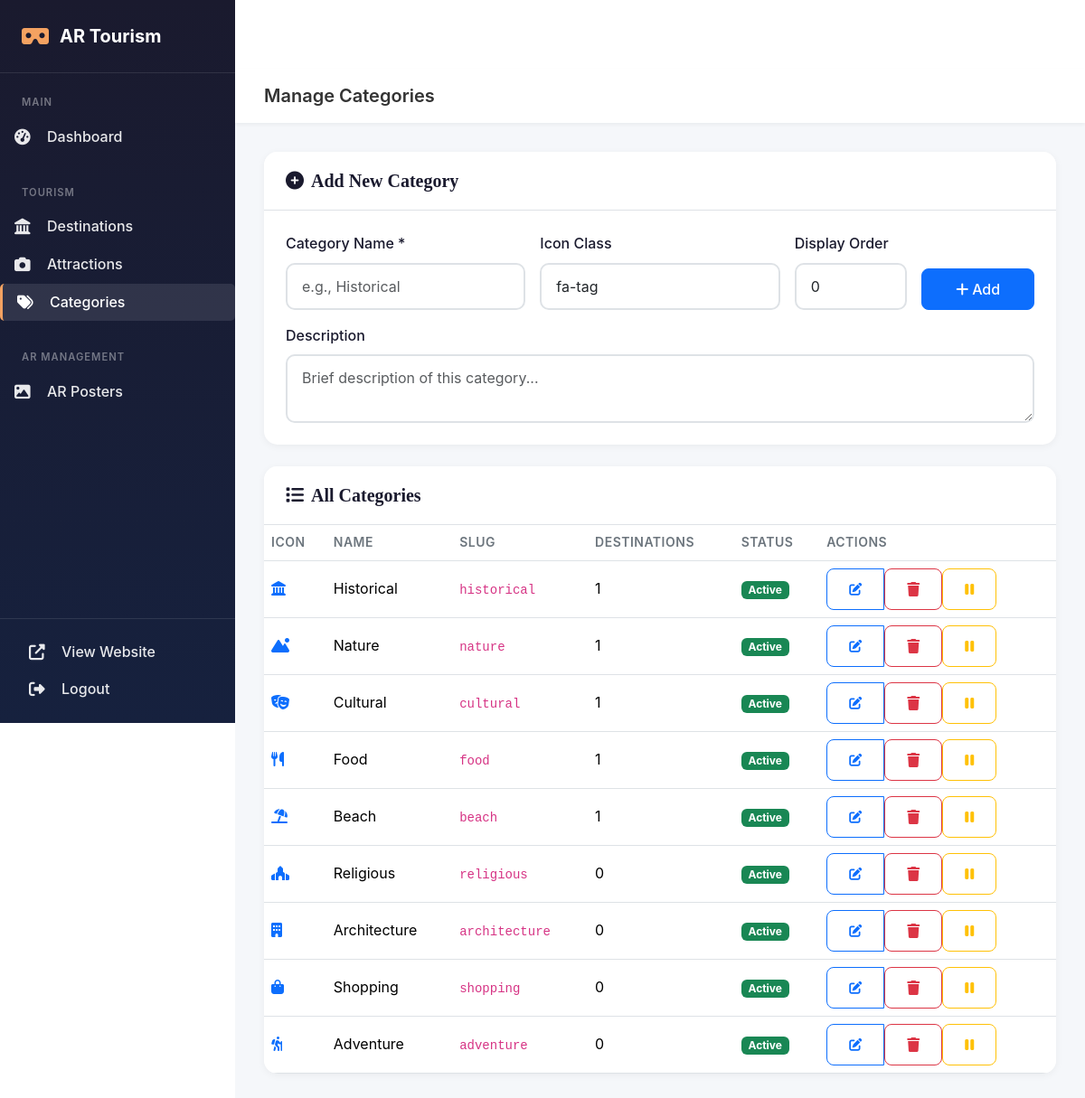
Page /admin/categories/index.php (signed in) on the committed database.
### tables this page shows
CREATE TABLE categories (
    id INT AUTO_INCREMENT PRIMARY KEY,
    name VARCHAR(100) NOT NULL,
    slug VARCHAR(100) NOT NULL UNIQUE,
    description TEXT,
    icon VARCHAR(50),
    status ENUM('active', 'inactive') DEFAULT 'active',
    display_order INT DEFAULT 0,
    created_at TIMESTAMP DEFAULT CURRENT_TIMESTAMP,
    updated_at TIMESTAMP DEFAULT CURRENT_TIMESTAMP ON UPDATE CURRENT_TIMESTAMP
);

### includes/database.php (called while the page is built, shortened)
<?php
function getDB(): PDO {
    static $pdo = null;
    if ($pdo === null) {
        $dsn = 'mysql:host=' . DB_HOST . ';dbname=' . DB_NAME . ';charset=' . DB_CHARSET;
        $options = [
            PDO::ATTR_ERRMODE => PDO::ERRMODE_EXCEPTION,
            PDO::ATTR_DEFAULT_FETCH_MODE => PDO::FETCH_ASSOC,
            PDO::ATTR_EMULATE_PREPARES => false,
            PDO::MYSQL_ATTR_INIT_COMMAND => "SET NAMES utf8mb4 COLLATE utf8mb4_unicode_ci"
        ];
        try {
            $pdo = new PDO($dsn, DB_USER, DB_PASS, $options);
        } catch (PDOException $e) {
            error_log('Database connection error: ' . $e->getMessage());
            die('Database connection failed. Please check your configuration.');
        }
    }
    return $pdo;
}
function dbQuery(string $sql, array $params = []): array {
    try {
        $stmt = getDB()->prepare($sql);
        $stmt->execute($params);
        return $stmt->fetchAll();
    } catch (PDOException $e) {
        error_log('Query error: ' . $e->getMessage());
        return [];
    }
}
function e(string $string): string {
    return htmlspecialchars($string, ENT_QUOTES, 'UTF-8');
}
?>

### admin/categories/index.php (the view, shortened to what this page needs)
<?php
$categories = dbQuery("SELECT *, (SELECT COUNT(*) FROM destinations WHERE category_id = categories.id) as destination_count FROM categories ORDER BY display_order ASC, name ASC");
?>
<!DOCTYPE html>
<html lang="en">
<head>
    <link href="https://cdn.jsdelivr.net/npm/bootstrap@5.3.2/dist/css/bootstrap.min.css" rel="stylesheet">
    <link rel="stylesheet" href="https://cdnjs.cloudflare.com/ajax/libs/font-awesome/6.5.1/css/all.min.css">
    <link rel="stylesheet" href="../../assets/css/main.css">
    <link rel="stylesheet" href="../../assets/css/admin.css">
</head>
<body>
    <aside class="admin-sidebar" id="adminSidebar">
        <div class="sidebar-header">
            <a href="<?php echo APP_URL; ?>/" class="sidebar-brand">
                <i class="fas fa-vr-cardboard"></i>
                <span>AR Tourism</span>
            </a>
        </div>
        <nav class="sidebar-nav">
            <div class="nav-section">
                <span class="nav-section-title">Main</span>
                <a href="../index.php" class="nav-link"><i class="fas fa-tachometer-alt"></i><span>Dashboard</span></a>
            </div>
            <div class="nav-section">
                <span class="nav-section-title">Tourism</span>
                <a href="../destinations/index.php" class="nav-link"><i class="fas fa-landmark"></i><span>Destinations</span></a>
                <a href="../attractions/index.php" class="nav-link"><i class="fas fa-camera"></i><span>Attractions</span></a>
                <a href="index.php" class="nav-link active"><i class="fas fa-tags"></i><span>Categories</span></a>
            </div>
            <div class="nav-section">
                <span class="nav-section-title">AR Management</span>
                <a href="../ar-posters/index.php" class="nav-link"><i class="fas fa-image"></i><span>AR Posters</span></a>
            </div>
            <div class="sidebar-footer">
                <a href="../../index.php" class="nav-link"><i class="fas fa-external-link-alt"></i><span>View Website</span></a>
                <a href="../logout.php" class="nav-link text-danger"><i class="fas fa-sign-out-alt"></i><span>Logout</span></a>
            </div>
        </nav>
    </aside>
    <div class="admin-main">
        <header class="admin-topbar">
            <div class="topbar-left">
                <h1 class="topbar-title">Manage Categories</h1>
            </div>
        </header>
        <main class="admin-content">
            <div class="card mb-4">
                <div class="card-header d-flex justify-content-between align-items-center">
                    <h5 class="card-title mb-0"><i class="fas fa-plus-circle me-2"></i>Add New Category</h5>
                </div>
                <div class="card-body">
                    <form method="POST" action="" class="row g-3">
                        <div class="col-md-4">
                            <label class="form-label">Category Name *</label>
                            <input type="text" name="name" class="form-control" required placeholder="e.g., Historical">
                        </div>
                        <div class="col-md-4">
                            <label class="form-label">Icon Class</label>
                            <input type="text" name="icon" class="form-control" placeholder="fa-landmark" value="fa-tag">
                        </div>
                        <div class="col-md-2">
                            <label class="form-label">Display Order</label>
                            <input type="number" name="display_order" class="form-control" value="0">
                        </div>
                        <div class="col-md-2 d-flex align-items-end">
                            <button type="submit" class="btn btn-primary w-100"><i class="fas fa-plus me-1"></i>Add</button>
                        </div>
                        <div class="col-12">
                            <label class="form-label">Description</label>
                            <textarea name="description" class="form-control" rows="2" placeholder="Brief description of this category..."></textarea>
                        </div>
                    </form>
                </div>
            </div>
            <div class="card">
                <div class="card-header">
                    <h5 class="card-title mb-0"><i class="fas fa-list me-2"></i>All Categories</h5>
                </div>
                <div class="card-body p-0">
                    <div class="table-responsive">
                        <table class="table table-hover mb-0">
                            <thead>
                                <tr>
                                    <th>Icon</th>
                                    <th>Name</th>
                                    <th>Slug</th>
                                    <th>Destinations</th>
                                    <th>Status</th>
                                    <th>Actions</th>
                                </tr>
                            </thead>
                            <tbody>
                                <?php foreach ($categories as $cat): ?>
                                    <tr>
                                        <td><i class="fas <?php echo e($cat['icon'] ?? 'fa-tag'); ?> text-primary"></i></td>
                                        <td><?php echo e($cat['name']); ?></td>
                                        <td><code><?php echo e($cat['slug']); ?></code></td>
                                        <td><?php echo e($cat['destination_count']); ?></td>
                                        <td>
                                            <span class="badge bg-<?php echo $cat['status'] === 'active' ? 'success' : 'secondary'; ?>">
                                                <?php echo e(ucfirst($cat['status'])); ?>
                                            </span>
                                        </td>
                                        <td>
                                            <div class="btn-group btn-group-sm">
                                                <button class="btn btn-outline-primary" onclick="editCategory(<?php echo e(json_encode($cat)); ?>)">
                                                    <i class="fas fa-edit"></i>
                                                </button>
                                                <form method="POST" action="" class="d-inline" onsubmit="return confirm('Delete this category?')">
                                                    <button class="btn btn-outline-danger" type="submit"><i class="fas fa-trash"></i></button>
                                                </form>
                                                <form method="POST" action="">
                                                    <button class="btn btn-outline-warning" type="submit" title="Toggle status">
                                                        <i class="fas fa-<?php echo $cat['status'] === 'active' ? 'pause' : 'play'; ?>"></i>
                                                    </button>
                                                </form>
                                            </div>
                                        </td>
                                    </tr>
                                <?php endforeach; ?>
                            </tbody>
                        </table>
                    </div>
                </div>
            </div>
        </main>
    </div>
</body>
</html>

### assets/css/main.css (style rules this page uses)
:root { --primary-color: #2c5f2d; --primary-light: #97bc62; --secondary-color: #f4a261; --accent-color: #e76f51; --dark-color: #1a1a2e; --light-color: #f8f9fa; --text-color: #333; --text-muted: #6c757d; --border-color: #dee2e6; --shadow: 0 4px 6px rgba(0, 0, 0, 0.1); --shadow-lg: 0 10px 30px rgba(0, 0, 0, 0.15); --transition: all 0.3s ease; --font-heading: 'Playfair Display', serif; --font-body: 'Inter', sans-serif; }
* { margin: 0; padding: 0; box-sizing: border-box; }
body { font-family: var(--font-body); color: var(--text-color); line-height: 1.6; background-color: #ffffff; padding-top: 76px; }
.nav-link { color: rgba(255, 255, 255, 0.9) !important; font-weight: 500; padding: 0.5rem 1rem !important; transition: var(--transition); }
.nav-link:hover, .nav-link.active { color: #fff !important; background: rgba(255, 255, 255, 0.1); border-radius: 5px; }
.card { border: none; border-radius: 15px; box-shadow: var(--shadow); transition: var(--transition); overflow: hidden; height: 100%; }
.card-body { padding: 1.5rem; }
.card-title { font-family: var(--font-heading); font-size: 1.25rem; font-weight: 600; color: var(--dark-color); margin-bottom: 0.5rem; }
.form-control, .form-select { border-radius: 10px; border: 2px solid var(--border-color); padding: 0.75rem 1rem; transition: var(--transition); }
.form-label { font-weight: 500; color: var(--dark-color); margin-bottom: 0.5rem; }
.btn { padding: 0.625rem 1.5rem; font-weight: 500; border-radius: 8px; transition: var(--transition); }

### assets/css/admin.css (style rules this page uses)
:root { --sidebar-width: 260px; --sidebar-collapsed-width: 70px; --topbar-height: 60px; }
.admin-sidebar { position: fixed; top: 0; left: 0; width: var(--sidebar-width); height: 100vh; background: linear-gradient(180deg, #1a1a2e 0%, #16213e 100%); z-index: 1000; transition: width 0.3s ease; overflow: hidden; }
.sidebar-header { padding: 1.5rem; display: flex; align-items: center; justify-content: space-between; border-bottom: 1px solid rgba(255, 255, 255, 0.1); }
.sidebar-brand { display: flex; align-items: center; color: #fff; text-decoration: none; font-size: 1.25rem; font-weight: 700; }
.sidebar-brand i { font-size: 1.5rem; color: var(--secondary-color); margin-right: 0.75rem; }
.sidebar-nav { padding: 1rem 0; overflow-y: auto; height: calc(100vh - 80px); }
.nav-section { margin-bottom: 1.5rem; }
.nav-section-title { display: block; padding: 0.5rem 1.5rem; font-size: 0.7rem; text-transform: uppercase; letter-spacing: 1px; color: rgba(255, 255, 255, 0.4); font-weight: 600; }
.nav-link { display: flex; align-items: center; padding: 0.75rem 1.5rem; color: rgba(255, 255, 255, 0.7); text-decoration: none; transition: all 0.2s ease; }
.nav-link:hover, .nav-link.active { color: #fff; background: rgba(255, 255, 255, 0.1); border-left: 3px solid var(--secondary-color); }
.nav-link i { width: 24px; margin-right: 0.75rem; font-size: 1.1rem; }
.nav-link span { white-space: nowrap; }
.sidebar-footer { position: absolute; bottom: 0; left: 0; right: 0; padding: 1rem; border-top: 1px solid rgba(255, 255, 255, 0.1); }
.admin-main { margin-left: var(--sidebar-width); min-height: 100vh; background: #f5f7fa; transition: margin-left 0.3s ease; }
.admin-topbar { position: sticky; top: 0; height: var(--topbar-height); background: #fff; padding: 0 2rem; display: flex; align-items: center; justify-content: space-between; box-shadow: 0 2px 4px rgba(0, 0, 0, 0.05); z-index: 999; }
.topbar-left { display: flex; align-items: center; }
.topbar-title { font-size: 1.25rem; font-weight: 600; margin: 0; }
.admin-content { padding: 2rem; }
.card { border: none; border-radius: 15px; box-shadow: 0 2px 8px rgba(0, 0, 0, 0.05); }
.card-header { background: #fff; border-bottom: 1px solid var(--border-color); padding: 1.25rem 1.5rem; }
.card-title { font-weight: 600; }
.table { margin-bottom: 0; }
.table th { font-weight: 600; color: var(--text-muted); font-size: 0.875rem; text-transform: uppercase; letter-spacing: 0.5px; border-bottom-width: 1px; }
.table td { vertical-align: middle; }
.btn { border-radius: 8px; font-weight: 500; }
.form-label { font-weight: 500; }

### rows in the picture
categories: name "Historical", slug "historical", destination_count "1", status "Active"
categories: name "Nature", slug "nature", destination_count "1", status "Active"
categories: name "Cultural", slug "cultural", destination_count "1", status "Active"
categories: name "Food", slug "food", destination_count "1", status "Active"
categories: name "Beach", slug "beach", destination_count "1", status "Active"
categories: name "Religious", slug "religious", destination_count "0", status "Active"
categories: name "Architecture", slug "architecture", destination_count "0", status "Active"
categories: name "Shopping", slug "shopping", destination_count "0", status "Active"
categories: name "Adventure", slug "adventure", destination_count "0", status "Active"
